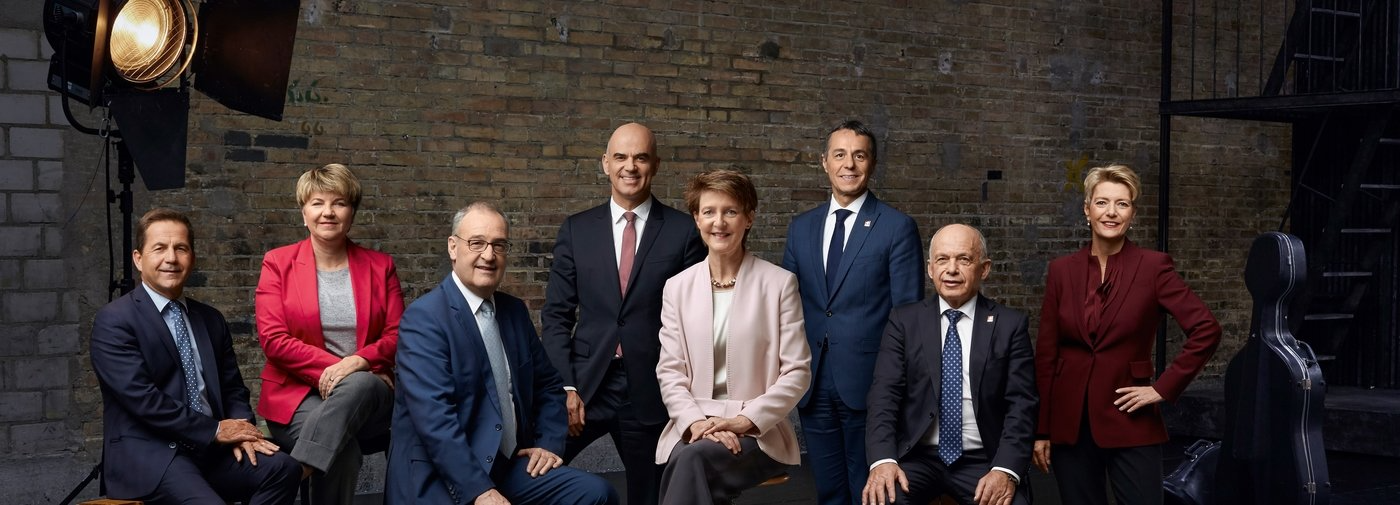
#> input picture data/img/image.png, 1400 x 505 px, found by its file name
$ python static_face_detector.py
#> lines starting #> are read from the running program, lines starting #| are printed output that depends on the picture; after the words box and inside, x2 and y2 are one past the last pixel; in counts of white or black regions, pixels touching at a corner belong together
import cv2
from random import randrange

# load some pre-trained data on face frontals from opencv (haar cascade algorithm)
trained_face_data = cv2.CascadeClassifier('data/model/haarcascade_frontalface_default.xml')

# choose an image to detectt
#img = cv2.imread(dir_file_path+'data/img/face1.png')
img = cv2.imread('data/img/image.png')
#> img is the input picture: shape (505, 1400, 3); mean B, G, R 48.9, 48.2, 58.3

# Must convert img in grayscale
grayscaled_img = cv2.cvtColor(img, cv2.COLOR_BGR2GRAY)
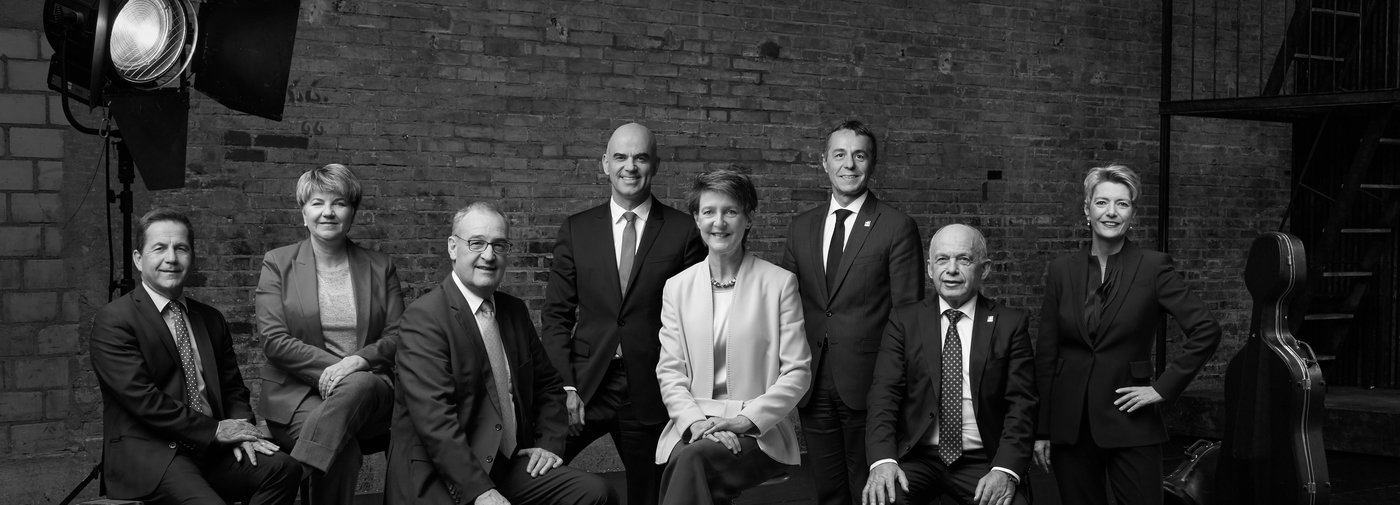
#> grayscaled_img: shape (505, 1400); min 0, max 255, mean 51.3

# Detect face  ==> detectMultiScale : Detects objects of different sizes in the input image. The detected objects are returned as a list of rectangles.
face_coordinates = trained_face_data.detectMultiScale(grayscaled_img)
#> face_coordinates = [[600, 134, 60, 60], [821, 132, 57, 57], [1085, 182, 54, 54], [689, 189, 59, 59], [138, 224, 63, 63], [921, 233, 66, 66], [301, 183, 54, 54], [448, 216, 73, 73], [374, 311, 52, 52]]

"""
when only 1 face
(x, y, width, height) = face_coordinates[0]
"""

for (x, y, width, height) in face_coordinates:
    # add rectangle on img (on not the gray one that is use only for detect) rectangle(image, start_point, end_point, color, thickness)
    cv2.rectangle(img, (x, y), (x+width, y+height), (randrange(200), randrange(190, 256), randrange(256)), 2)
#> this loop made 9 passes
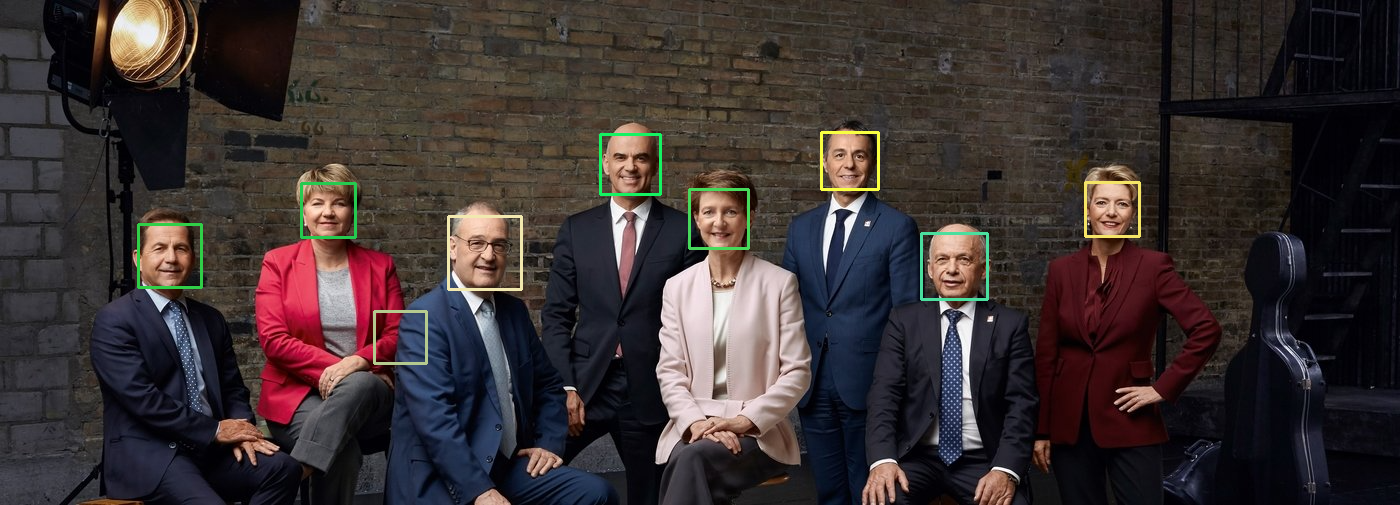
#> img: shape (505, 1400, 3); 0.91% of pixels changed, all inside (x1, y1, x2, y2) = (137, 131, 1141, 365)

# show window with title (1st arg) and img (2nd arg)
cv2.imshow("Clever Programmer Face Detection", img)
# wait until a key is pressed. ==> so the last command stay open and the code do not go further and end
cv2.waitKey(0)


print("Code Completed") # if we reach this line ==> everything before has been run
